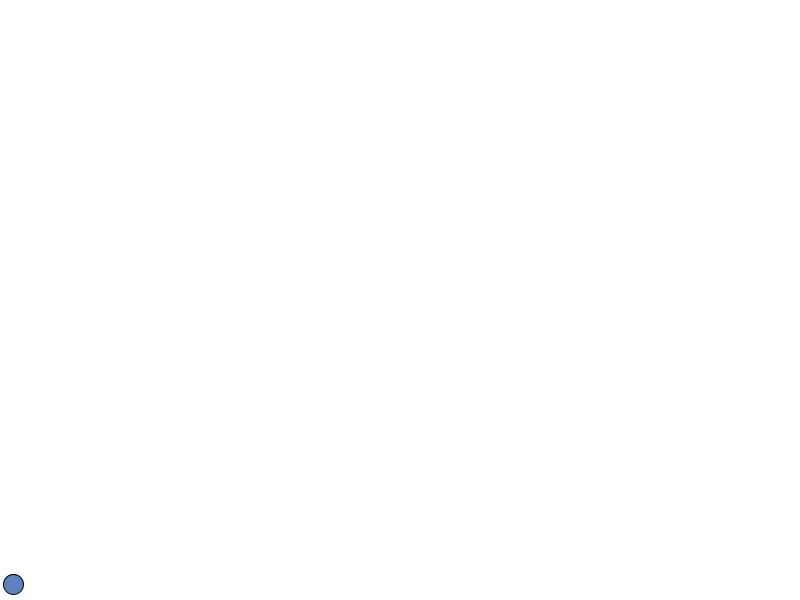
Frame 1 (no input)
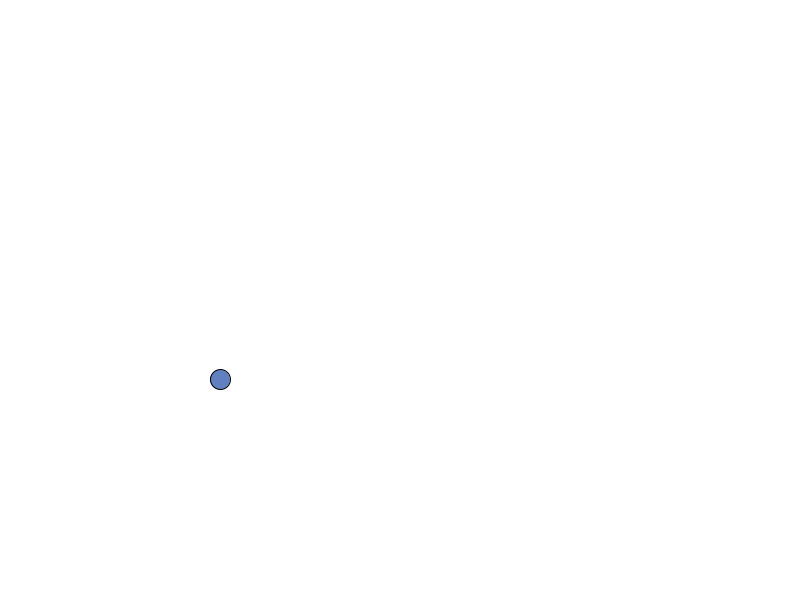
Frame 60 (the mouse pressed at the canvas centre just before this capture)
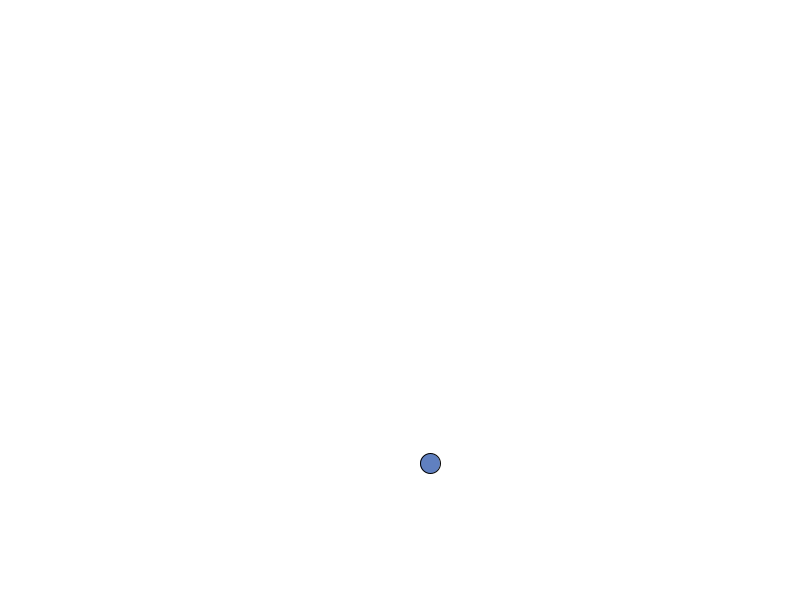
Frame 120 (the mouse held since frame 60 and released just before this capture)

The Processing sketch that drew these frames (run headless with seeded random() and noise(); from frame 60 on, the mouse is pressed at the canvas centre):

// Processing sketch: BallThrowSolution
// ── BallThrowSolution.pde
/** Tidssteg (tiden i sekunder mellom to bilder). */
float timestep = 1.0 / 60.0;
/** Antall piksler per meter. */
float pixelsPerMeter = 30.0;
/** Ballen som kastes. */
Ball ball;

void setup() {
  size(800, 600);
  fill(96, 128, 192);
  ball = new Ball(10, height - 10, 7.0, -12.0);
}

void draw() {
  background(255);
  ball.draw();
}


// ── Ball.pde
class Ball {
  /** Vektor som holder på ballens posisjon på skjermen. */
  Vector position;
  /** Vektor som holder på hastigheten til ballen. */
  Vector velocity;
  /** Vektor som holder på aksellerasjonen til ballen. */
  Vector acceleration;
  
  /**
   * Opprett en ball.
   *
   * @param x Horisontal posisjon.
   * @param y Vertikal posisjon.
   * @param velX Horisontal starthastighet.
   * @param velY Vertikal starthastighet.
   */
  Ball(float x, float y, float velX, float velY) {
    position = new Vector(x, y);
    velocity = new Vector(velX * pixelsPerMeter, velY * pixelsPerMeter);
    acceleration = new Vector(0 * pixelsPerMeter, 9.81 * pixelsPerMeter);
  }
  
  /**
   * Oppdater og tegn opp ballen.
   */
  void draw() {
    velocity = velocity.add(acceleration.multiply(timestep));
    position = position.add(velocity.multiply(timestep));
    
    ellipse(position.x, position.y, 20, 20);
  }
}


// ── Vector.pde
/**
 * En klasse for to-dimensjonale vektorer.
 */
class Vector {
  /** Størrelse i den første dimensjonen. */
  float x;
  /** Størrelse i den andre dimensjonen. */
  float y;
  
  /**
   * Oppretter en ny vektor.
   *
   * @param x Størrelsen til vektoren i X.
   * @param y Størrelsen til vektoren i Y.
   */
  Vector(float x, float y) {
    this.x = x;
    this.y = y;
  }
  
  /**
   * Legger sammen denne vektoren med b og returnerer resultatet.
   *
   * @param b Vektoren som skal legges til.
   * @return En ny vektor som er summen av denne og parameteren.
   */
  Vector add(Vector b) {
    return new Vector(x + b.x, y + b.y);
  }
  
  /**
   * Trekker b fra denne vektoren og returnerer resultatet.
   *
   * @param b Vektoren som skal trekkes fra.
   * @return En ny vektor som er differansen mellom denne og parameteren.
   */
  Vector subtract(Vector b) {
    return new Vector(x - b.x, y - b.y);
  }
  
  /**
   * Mulitpliserer denne vektoren med en skalar.
   *
   * @param factor Faktoren vektoren skal ganges med.
   * @return En ny vektor som er denne multiplisert med faktoren.
   */
  Vector multiply(float factor) {
    return new Vector(x * factor, y * factor);
  }
  
  /**
   * Deler denne vektoren på en skalar.
   *
   * @param divisor Skalaren vektoren skal deles på.
   * @return En ny vektor som er denne delt på divisoren.
   */
  Vector divide(float divisor) {
    return new Vector(x / divisor, y / divisor);
  }
  
  /**
   * Beregner lengden til denne vektoren.
   *
   * @return Lengden til vektoren.
   */
  float magnitude() {
    return sqrt(x * x + y * y);
  }
  
  /**
   * Normaliserer en vektor.
   *
   * @return En vektor som er dennes normaliserte.
   */
  Vector normalize() {
    float m = magnitude();
    return new Vector(x / m, y / m);
  }
  
  /**
   * Sjekker om denne vektoren er lik en annen vektor.
   * Fordi flyttall ikke er helt nøyaktige,
   * brukes en feilmargin på 1e-7.
   *
   * @param v Vektoren vi skal sjekke om er lik denne.
   * @return true hvis de to er nesten like.
   */
  public boolean equals(Vector v) {
    if (abs(this.x - v.x) > 1e-7) {
      return false;
    }
    
    if (abs(this.y - v.y) > 1e-7) {
      return false;
    }
    
    return true;
  }
  
  /**
   * Gir en tekstrepresentasjon av denne vektoren.
   *
   * @return En tekst som representerer denne vektoren.
   */
  public String toString() {
    return String.format("(%5.3f, %5.3f)", x, y);
  }
}
